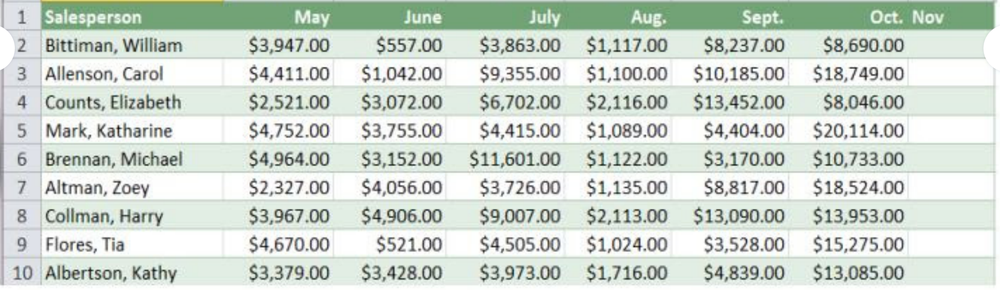
#> input picture excel_1.png, 1000 x 290 px, shrunk from 1753 x 508 before the run
$ python -i preprocess.py   (imports and definitions only)
#> lines starting #> are read from the running program, lines starting #| are printed output that depends on the picture
#> further down, picture is the input picture: shape (290, 1000, 3); mean B, G, R 208.2, 216.9, 207.1
"""
preprocess.py

CPU-friendly image preprocessing utilities used before OCR.
Focus: grayscale, contrast enhancement, adaptive thresholding, light denoising.
Avoid heavy morphological operations for speed and stability.
"""
import cv2
import numpy as np


def _to_gray(image_bgr: np.ndarray) -> np.ndarray:
    """Convert BGR to grayscale."""
    if len(image_bgr.shape) == 3 and image_bgr.shape[2] == 3:
        gray = cv2.cvtColor(image_bgr, cv2.COLOR_BGR2GRAY)
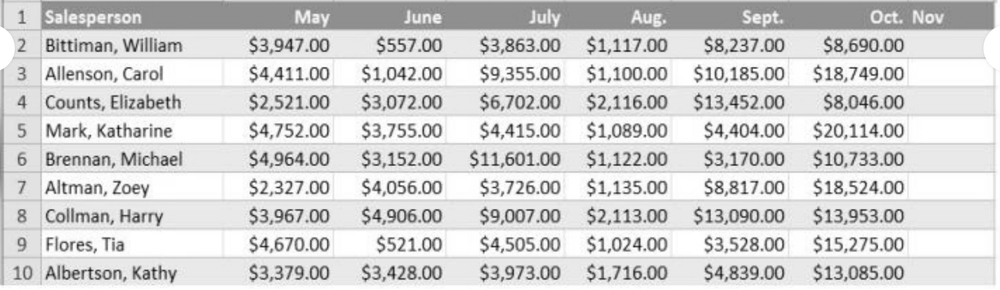
#> gray: shape (290, 1000); min 19, max 255, mean 213
    else:
        gray = image_bgr.copy()
    return gray


def _increase_contrast(gray: np.ndarray) -> np.ndarray:
    """Use CLAHE (contrast limited adaptive histogram equalization) for local contrast."""
    clahe = cv2.createCLAHE(clipLimit=2.0, tileGridSize=(8, 8))
    return clahe.apply(gray)
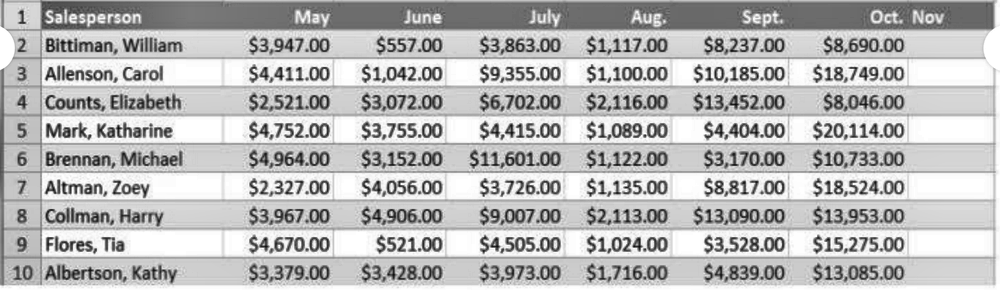
#> returned value: shape (290, 1000); min 10, max 255, mean 186.9


def _adaptive_thresh(gray: np.ndarray) -> np.ndarray:
    """Adaptive threshold to handle uneven lighting."""
    # Block size must be odd and >1
    block_size = 25
    if block_size % 2 == 0:
        block_size += 1
    thr = cv2.adaptiveThreshold(
        gray,
        maxValue=255,
        adaptiveMethod=cv2.ADAPTIVE_THRESH_GAUSSIAN_C,
        thresholdType=cv2.THRESH_BINARY,
        blockSize=block_size,
        C=10,
    )
    return thr


def _denoise(gray: np.ndarray) -> np.ndarray:
    """Light denoising using fastNlMeansDenoising (grayscale)."""
    return cv2.fastNlMeansDenoising(gray, None, h=10, templateWindowSize=7, searchWindowSize=21)


def preprocess_for_ocr(image_bgr: np.ndarray, is_handwritten: bool = False) -> np.ndarray:
    """
    Basic preprocessing for OCR:
    - Convert to grayscale
    - Increase contrast (CLAHE)
    - Light denoise
    For printed text: keep grayscale to preserve detail (PaddleOCR handles it better)
    For handwritten: apply adaptive thresholding for cleaner text
    Returns a 3-channel BGR image for PaddleOCR (it needs 3D, not 2D).
    """
    gray = _to_gray(image_bgr)
    contrast = _increase_contrast(gray)
    denoised = _denoise(contrast)

    if is_handwritten:
        # Handwritten benefits from binarization
        processed = _adaptive_thresh(denoised)
    else:
        # For printed text, keep grayscale detail—don't binarize, it removes text info
        processed = denoised

    # Convert back to 3-channel BGR for PaddleOCR (it needs shape (H,W,3) not (H,W))
    if len(processed.shape) == 2:
        processed = cv2.cvtColor(processed, cv2.COLOR_GRAY2BGR)

    return processed


def preprocess_for_ocr_advanced(image_bgr: np.ndarray) -> np.ndarray:
    """
    Slightly stronger preprocessing for poor-quality images:
    - Grayscale -> CLAHE -> denoise -> small median blur
    Still avoids binarization to preserve text detail.
    Returns a 3-channel BGR image for PaddleOCR.
    """
    gray = _to_gray(image_bgr)
    contrast = _increase_contrast(gray)
    denoised = _denoise(contrast)
    # Small median blur only to reduce fine noise
    processed = cv2.medianBlur(denoised, 3)

    # Convert to 3-channel BGR for PaddleOCR
    if len(processed.shape) == 2:
        processed = cv2.cvtColor(processed, cv2.COLOR_GRAY2BGR)

    return processed

>>> import cv2
>>> picture = cv2.imread('../excel_1.png')
>>> result = preprocess_for_ocr(picture)
